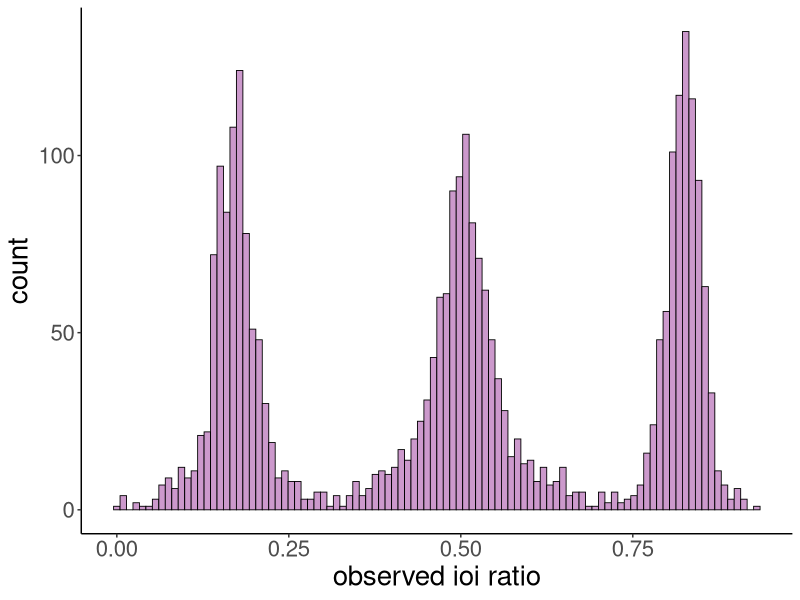
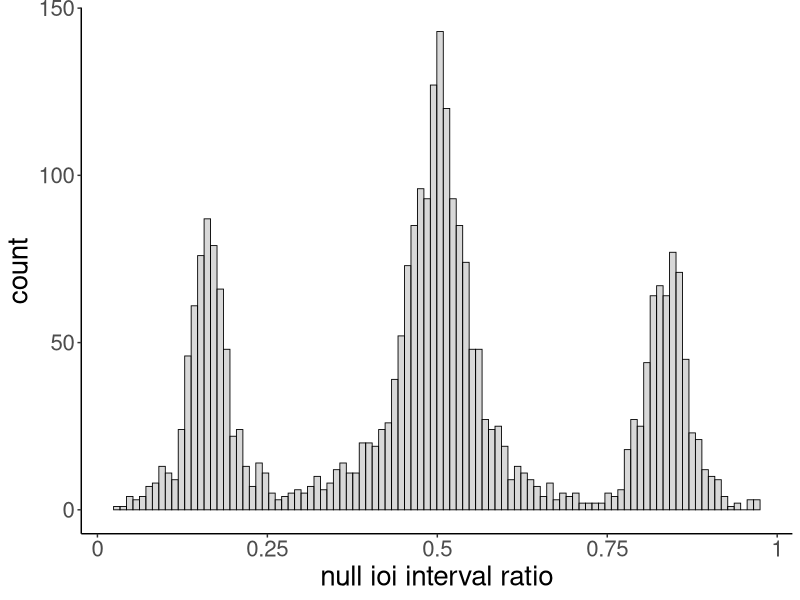
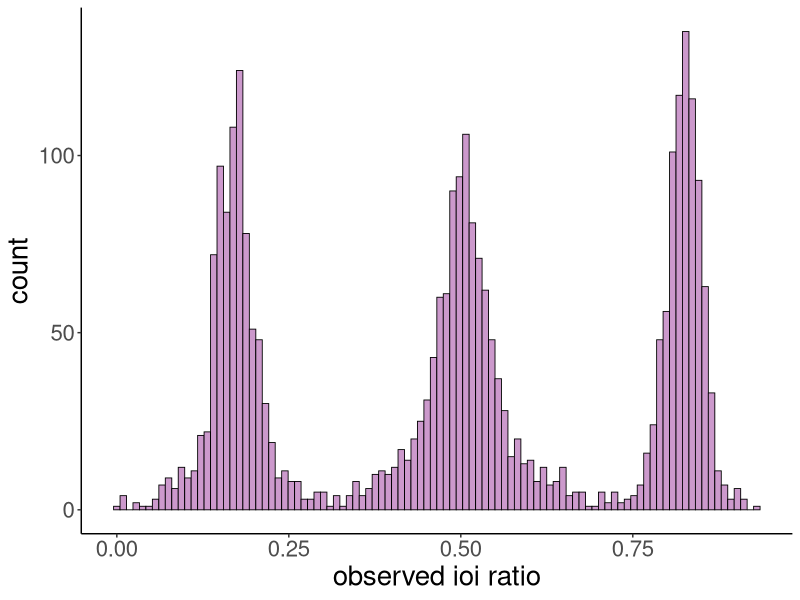
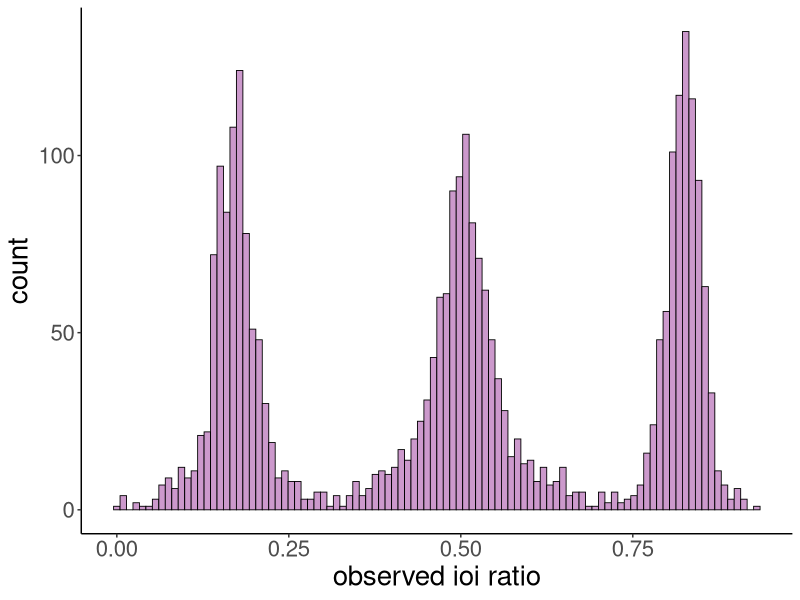
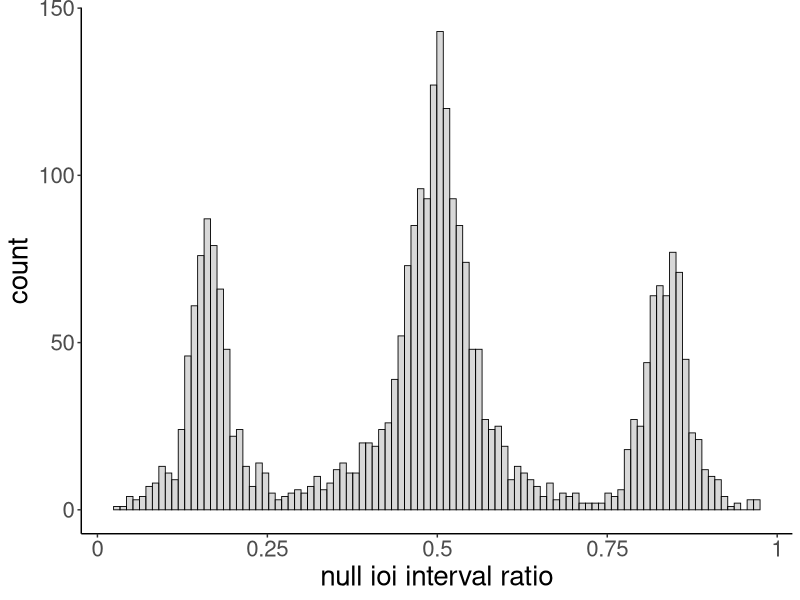
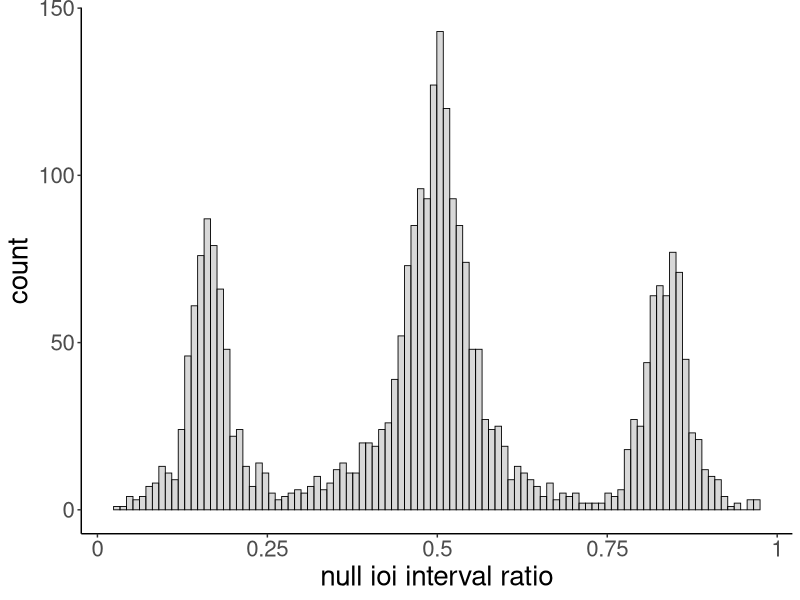
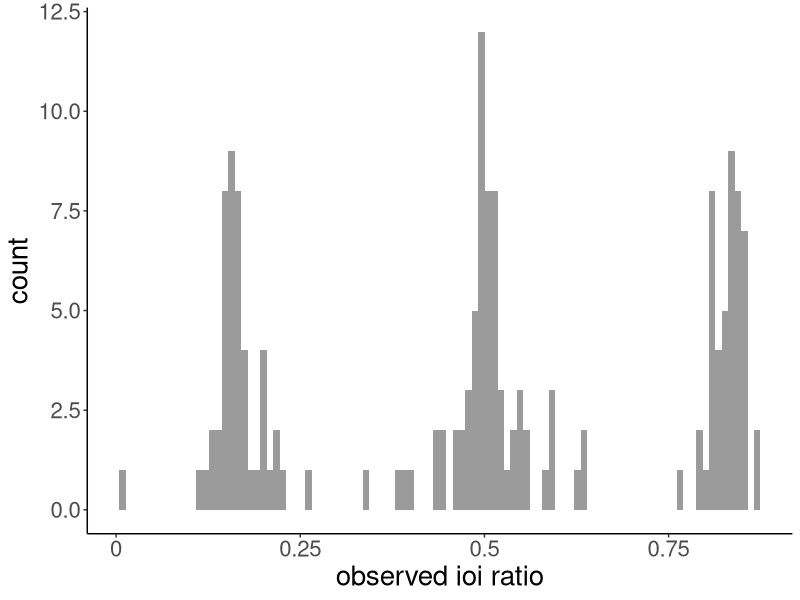
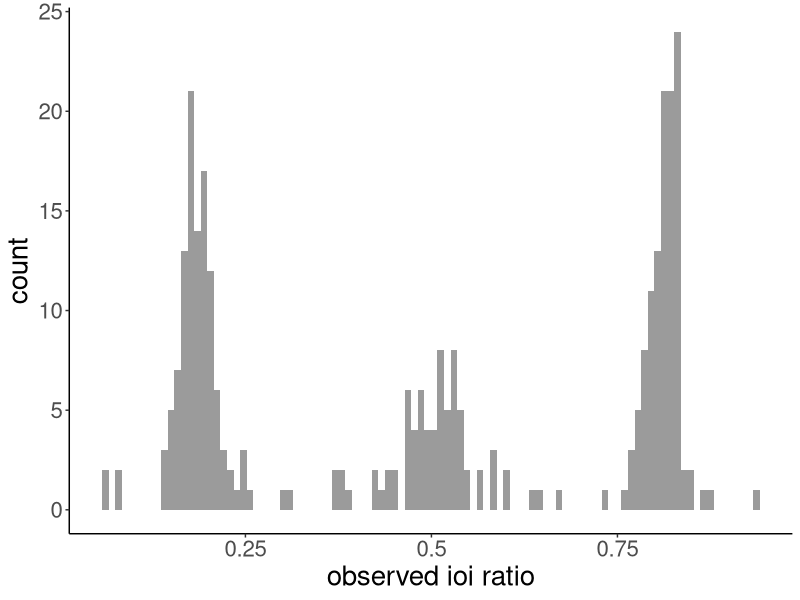

Reproduce these figures in R, in order. (Note: this script raises an error after producing the figures.)
################## B. pulchellus Timescales of Call Variability #################
#### author: M. Rodriguez-Santiago
#### last update: 7.8.2026
####
#### this script contains all calculations for call-level analyses
#### need only be called once and stored in environment
####
#### variables:
##   call_type_relabel: doublet (notes 1 and 2), squeak (note 3), solo (a singular note 1 and 2 not in doublet) 
##   call_period is difference in onsets between consec calls (regardless call type)
##   call_type: calls in calls (solo if only 1, two for 2 calls in calls, etc)
##   call_seq: sequence of call within the calls (0 = solo, 1 = first in calls, 2=second in calls, etc)
##   series_bin = # of calls within a series
##   series_seq_cat = within-series category where 
##     0: solo call
##     1: part of first call in series
##     50: part of mid call in series
##     100: part of last call in series
####
####
#
#### all packages needed for this script ####
##
library(dplyr)
library(tidyr)
library(flextable)
library(ggplot2)
library(tibble)
#
#
#### data ####
#
all_calls <- read.csv("./data/all_df_calls_final.csv")
colnames(all_calls) 

all_calls_bin <- all_calls %>%
  arrange(frogID, begin.time.s) %>%  # ensure calls are in time order
  group_by(frogID) %>%
  mutate(series_bin = case_when(series_type == "solo" ~ "solo", 
                                series_type == "two" ~ "two", 
                                series_type == "three" ~ "three",
                                series_type == "four" ~ "four+",
                                series_type == "five" ~ "four+"),
         series_seq_bin = case_when(series_seq =="0" ~ "0",
                                  series_seq =="1" ~ "1",
                                  series_seq == "2" ~ "2",
                                  series_seq == "3" ~ "3",
                                  series_seq == "4" ~ "4",
                                  series_seq == "5" ~ "4",
                                  series_seq == "6" ~ "4"),
         series_seq_cat = case_when(series_type == "solo" ~ "0", #solo call
                                  series_type == "two" & series_seq == "1" ~ "1", 
                                  series_type == "two" & series_seq == "2" ~ "100", 
                                  series_type == "three" & series_seq == "1" ~ "1", 
                                  series_type == "three" & series_seq == "2" ~ "50",
                                  series_type == "three" & series_seq == "3" ~ "100",
                                  series_type == "four" & series_seq == "1" ~ "1",
                                  series_type == "four" & series_seq == "2" ~ "50",
                                  series_type == "four" & series_seq == "3" ~ "50",
                                  series_type == "four" & series_seq == "4" ~ "100",
                                  series_type == "five" & series_seq == "1" ~ "1",
                                  series_type == "five" & series_seq == "2" ~ "50",
                                  series_type == "five" & series_seq == "3" ~ "50",
                                  series_type == "five" & series_seq == "4" ~ "50",
                                  series_type == "five" & series_seq == "5" ~ "100",
                                  series_type == "six" & series_seq == "1" ~ "1",
                                  series_type == "six" & series_seq == "2" ~ "50",
                                  series_type == "six" & series_seq == "3" ~ "50",
                                  series_type == "six" & series_seq == "4" ~ "50",
                                  series_type == "six" & series_seq == "5" ~ "50",
                                  series_type == "six" & series_seq == "6" ~ "100"),
         bout_mid = cumsum(lag(ICI, default = 0) > 5) + 1) %>%
  ungroup()

all_calls_bin$frogID<-as.factor(all_calls_bin$frogID)

call_ir <- all_calls_bin %>%
  group_by(frogID) %>%
  arrange(begin.time.s, .by_group = TRUE) %>% 
  mutate(int_ratio_ici = ICI / (ICI + lead(ICI)),
         int_ratio_ioi = call_period / (call_period + lead(call_period))) %>%
  filter(ICI<10) %>%
  ungroup()
#
#
#### call feature summary stats ####
#
# summary stats within bouts
avg_all_frog_bout <- all_calls_bin %>%
  filter(ICI<10) %>%
  group_by(frogID) %>%
  arrange(begin.time.s) %>%
  summarise(n_calls = n(),
            mean_dur = mean(call_type_dur, na.rm = TRUE),
            sd_dur = sd(call_type_dur, na.rm = TRUE),
            CVw_dur = sd_dur / mean_dur,
            mean_ici = mean(ICI, na.rm = TRUE),
            sd_ici = sd(ICI, na.rm = TRUE),
            CVw_ici = sd_ici/mean_ici,
            mean_ioi = mean(call_period, na.rm = TRUE),
            sd_ioi = sd(call_period, na.rm = TRUE),
            CVw_ioi = sd_ioi/mean_ioi) %>%
  mutate(frogID = as.factor(frogID))
# summary for between males
avg_all_bout <- all_calls_bin %>%
  filter(ICI<10) %>%
  summarise(n_calls = n(),
            mean_dur = mean(call_type_dur, na.rm = TRUE),
            sd_dur = sd(call_type_dur, na.rm = TRUE),
            CVb_dur = sd_dur / mean_dur,
            mean_ici = mean(ICI, na.rm = TRUE),
            sd_ici = sd(ICI, na.rm = TRUE),
            CVb_ici = sd_ici/mean_ici,
            mean_ioi = mean(call_period, na.rm = TRUE),
            sd_ioi = sd(call_period, na.rm = TRUE),
            CVb_ioi = sd_ioi/mean_ioi)
#
#### call interval ratio observed and null ####
#
## observed
# IR histogram
call_ir %>%
  filter(ICI<10) %>%
  ggplot(aes(x = int_ratio_ioi)) +
  geom_histogram(position = "identity", alpha = 1, bins = 100, color = "black", fill="#cc99cc", linewidth=0.3) +
  xlab("observed ioi ratio") +
  theme(panel.grid.major = element_blank(), 
        panel.grid.minor = element_blank(), 
        panel.background = element_blank(), 
        axis.line = element_line(colour = "black", size = .5),
        axis.title.y = element_text(size = 20),
        axis.title.x = element_text(size = 20),
        axis.text.x =  element_text(size = 16),
        axis.text.y = element_text(size = 16))
ggsave("./analysis/graphs/IRs/int_ratio_ioi_all_seq_cat_1_50.pdf", width=6, height=3.5, dpi = 300, limitsize = FALSE) 
ggsave("./analysis/graphs/IRs/int_ratio_ioi_all_seq_cat_1_50.svg", width=6, height=3.5, dpi = 300, limitsize = FALSE) 
#
#
## null ioi ratio 
#
ioi_pool <- split(call_ir$call_period, call_ir$frogID)
ioi_pool <- lapply(ioi_pool, function(v) v[is.finite(v) & !is.na(v) & v > 0])
# Calculate how many observed values each frog has
n_emp <- split(call_ir$int_ratio_ioi, call_ir$frogID)
n_emp_clean <- lapply(n_emp, function(x) x[is.finite(x) & !is.na(x)])
# For plotting: generate null matching observed size per frog
n_frogs <- length(ioi_pool)
obs_per_frog <- sapply(n_emp_clean, length)
total_obs <- sum(obs_per_frog)
set.seed(1)
# Generate null ratios matching the exact count per frog for PLOTTING
null_ioi_plot <- lapply(names(ioi_pool), function(fid) {
  n_samples <- obs_per_frog[fid]
  replicate(n_samples, { 
    x <- sample(ioi_pool[[fid]], 2, replace = TRUE)
    x 
  }, simplify = FALSE)  # Keep as list of vectors
})
names(null_ioi_plot) <- names(ioi_pool)

# Flatten properly
nulldist_IOI_plot <- tibble(
  frogID = rep(names(null_ioi_plot), times = sapply(null_ioi_plot, function(x) length(unlist(x)))),
  call_period = as.numeric(unlist(null_ioi_plot))) %>%
  filter(is.finite(call_period), !is.na(call_period)) %>%
  dplyr::group_by(frogID) %>%
  mutate(null_int_ratio = call_period / (call_period + lead(call_period))) %>%
  filter(row_number() %% 2 == 1) %>%
  dplyr::ungroup() %>%
  filter(is.finite(null_int_ratio), !is.na(null_int_ratio))
# Generate larger null pool for resampling tests (100,000 samples like the seal paper)
set.seed(1)
null_ioi_large <- lapply(ioi_pool, function(v) replicate(100000, { x <- sample(v, 2, replace = TRUE); x }))

nulldist_IOI_large <- tibble(
  frogID = rep(names(null_ioi_large), each = 2 * 100000), 
  call_period = as.numeric(unlist(null_ioi_large))) %>%
  filter(is.finite(call_period), !is.na(call_period)) %>%
  dplyr::group_by(frogID) %>%
  mutate(null_int_ratio = call_period / (call_period + lead(call_period))) %>%
  filter(row_number() %% 2 == 1) %>%
  dplyr::ungroup() %>%
  filter(is.finite(null_int_ratio), !is.na(null_int_ratio))

# 1,000 resampled KS tests (matching seal paper method)
set.seed(123)
observed_ratios_ioi <- call_ir %>%
  filter(is.finite(int_ratio_ioi), !is.na(int_ratio_ioi)) %>%
  pull(int_ratio_ioi)

n_obs <- length(observed_ratios_ioi)

ks_resampled_results <- replicate(1000, {
  resampled_null <- sample(nulldist_IOI_large$null_int_ratio, size = n_obs, replace = FALSE)
  ks_result <- suppressWarnings(ks.test(resampled_null, observed_ratios_ioi))
  c(D = ks_result$statistic, p = ks_result$p.value)
})
D_values <- ks_resampled_results[1,]
p_values <- ks_resampled_results[2,]
# Final statistics 
final_stats_ioi_resampled <- tibble(
  D_min = min(D_values),
  D_max = max(D_values),
  p_mean = mean(p_values),
  p_median = median(p_values))
print(final_stats_ioi_resampled)
#
# Plot null distribution (using matched-size null for equal y-axis)
nulldist_IOI_plot %>%
  ggplot(aes(x = null_int_ratio)) +
  geom_histogram(position = "identity", alpha = 0.6, bins = 100, color = "black", linewidth=0.3, fill="gray") +
  xlab("null ioi interval ratio") +
  scale_x_continuous(breaks = c(0, 0.25, 0.5, 0.75, 1),
                     labels = c("0", "0.25", "0.5", "0.75", "1")) +
  theme(panel.grid.major = element_blank(), 
        panel.grid.minor = element_blank(), 
        panel.background = element_blank(), 
        axis.line = element_line(colour = "black", size = .5),
        axis.title.y = element_text(size = 20),
        axis.title.x = element_text(size = 20),
        axis.text.x =  element_text(size = 16),
        axis.text.y = element_text(size = 16))
ggsave("./analysis/graphs/IRs/int_ioi_null.pdf", width=6, height=3.5, dpi = 300, limitsize = FALSE) 
ggsave("./analysis/graphs/IRs/int_ioi_null.svg", width=6, height=3.5, dpi = 300, limitsize = FALSE) 
##
#
#### call interval ratio within male ####
#
# ICI ratios
output_dir <- "./analysis/graphs/histograms/ratios/"
# Fixed histogram breaks for comparability
breaks_fixed <- seq(0, 10, length.out = 101)  # 100 bins
# Vertical line values per frogID
vline_values <- data.frame(
  frogID = c(1281, 1303, 1314, 1325, 1346, 1552, 1573, 1594, 1605, 1626, 
             1682, 1741, 1752, 1763, 1774, 1785, 1806, 1817),
  vline_x = c(0.41, 0.57, 0.57, 0.32, 0.44, 0.6, 0.64, 0.7, 0.38, 0.76,
              0.46, 0.36, 0.41, 0.4, 0.65, 0.41, 0.41, 0.36))
# Split data by frogID
all_groups <- call_ir %>%
  filter(!is.na(ICI), ICI < 10) %>%
  group_by(frogID) %>%
  group_split()
#
# IOI
# Compute maximum count across all males for consistent y-axis
max_count <- max(sapply(all_groups, function(df) {
  hist(df$int_ratio_ioi, breaks = breaks_fixed, plot = FALSE)$counts
}))

# Loop over each male
for (df in all_groups) {
  frog_id <- df$frogID[1]
  
  # Lookup the vertical line x-value
  vline_x <- vline_values$vline_x[vline_values$frogID == frog_id]
  
  p_hist <- ggplot(df, aes(x = int_ratio_ioi)) +
    geom_histogram(position = "identity", alpha = 0.6, bins = 100) +
    xlab("observed ioi ratio") +
    scale_x_continuous(breaks = c(0, 0.25, 0.5, 0.75, 1),
                       labels = c("0", "0.25", "0.5", "0.75", "1")) +
    theme(panel.grid.major = element_blank(), 
          panel.grid.minor = element_blank(), 
          panel.background = element_blank(), 
          axis.line = element_line(colour = "black", size = .5),
          axis.title.y = element_text(size = 20),
          axis.title.x = element_text(size = 20),
          axis.text.x =  element_text(size = 16),
          axis.text.y = element_text(size = 16))
  
  pdf_file <- paste0(output_dir, "hist_ratio_ioi_frog_", frog_id, ".pdf")
  ggsave(pdf_file, plot = p_hist, width = 7, height = 3.55, dpi = 300, limitsize = FALSE)
}
#
#### CV calcs: within and between males in bouts ####
#
# CVw in bouts
calls_cvw <- all_calls_bin  %>%
  group_by(frogID) %>%
  filter(ICI<10) %>%
  summarise(n = n(),
            callsdur.mean = mean(call_type_dur, na.rm = TRUE),
            callsdur.sd = sd(call_type_dur, na.rm = TRUE),
            callsdur.sem = sem(call_type_dur),
            callsdur.CVw = (callsdur.sd/callsdur.mean)*100,
            callsici.mean = mean(ICI, na.rm = TRUE),
            callsici.sd = sd(ICI, na.rm = TRUE),
            callsici.sem = sem(ICI),
            callsici.CVw = (callsici.sd/callsici.mean)*100,
            callsioi.mean = mean(call_period, na.rm = TRUE),
            callsioi.sd = sd(call_period, na.rm = TRUE),
            callsioi.sem = sem(call_period),
            callsioi.CVw = (callsioi.sd/callsioi.mean)*100)
calls_cvw_long <- calls_cvw %>%
  pivot_longer(cols = -c(frogID, n),
               names_to = c("feature", ".value"),
               names_pattern = "(.+)\\.(mean|sd|sem|CVw)$") %>%
  mutate(dynamics = case_when(CVw >= 12 ~ 'dynamic',
                              CVw >= 5 ~ 'intermediate',
                              CVw >= 0 ~ 'static'))

calls_cvb <- calls_cvw_long %>%
  group_by(feature) %>%
  summarize(n = n(),
            grand_mean = mean(mean, na.rm = TRUE),
            grand_sd = sd(mean, na.rm = TRUE),
            grand_sem = sem(mean),
            grand_CVw = mean(CVw, na.rm = TRUE),
            CVb = (grand_sd / grand_mean) * 100,
            .groups = "drop")
calls_cvb_label <- calls_cvb %>%
  mutate(dynamics_w = case_when(grand_CVw >= 12 ~ 'dynamic',
                                grand_CVw >= 5 ~ 'intermediate',
                                grand_CVw >= 0 ~ 'static'),
         dynamics_b = case_when(CVb >= 12 ~ 'dynamic',
                                CVb >= 5 ~ 'intermediate',
                                CVb >= 0 ~ 'static'),
         CV_ratio = CVb / grand_CVw)
#
#### CV tables: between and within males in bouts ####
#
# within
cvw_table_data_calls <- calls_cvw_long %>%
  filter(!is.na(CVw)) %>%
  arrange(frogID, CVw) %>%
  select(frogID, feature, n, mean, sd, sem, CVw)
cvw_ft_calls <- cvw_table_data_calls %>%
  flextable() %>%
  set_header_labels(frogID = "frog",
                    feature = "feature",
                    n = "N",
                    mean = "mean",
                    sd = "sd",
                    sem = "sem",
                    CVw = "CVw (%)") %>%
  colformat_double(j = c("mean", "sd", "CVw"),
                   digits = 2) %>%
  bg(i = ~ CVw >= 0 & CVw < 5,
     j = "CVw",
     bg = CVColors[1]) %>%
  bg(i = ~ CVw >= 5 & CVw < 12,
     j = "CVw",
     bg = CVColors[2]) %>%
  bg(i = ~ CVw >= 12,
     j = "CVw",
     bg = CVColors[3]) %>%
  bold(part = "header") %>%
  add_header_lines("Variation in Call Features in Bouts by Male") %>%
  bold(i = 1, part = "header") %>%
  align(align = "center", part = "all") %>%
  align(j = "feature", align = "left", part = "body") %>%
  autofit()
cvw_ft_calls
save_as_docx(cvw_ft_calls, path = "./analysis/graphs/tables/CVw_table_calls.docx")
#
#
# between
cvb_table_data_calls <- calls_cvb_label %>%
  select(feature, n, grand_mean, grand_sd, grand_CVw, CVb, CV_ratio)
cvb_ft_calls <- cvb_table_data_calls %>%
  flextable() %>%
  set_header_labels(feature = "feature",
                    n = "N",
                    grand_mean = "mean",
                    grand_sd = "sd",
                    grand_CVw = "mean CVw",
                    CVb = "CVb (%)",
                    CV_ratio = "CVb/CVw Ratio") %>%
  colformat_double(j = c("grand_mean", "grand_sd", "grand_CVw", "CVb", "CV_ratio"),
                   digits = 2) %>%
  bg(i = ~ CVb >= 0 & CVb < 5,
     j = "CVb",
     bg = CVColors[1]) %>%
  bg(i = ~ CVb >= 5 & CVb < 12,
     j = "CVb",
     bg = CVColors[2]) %>%
  bg(i = ~ CVb >= 12,
     j = "CVb",
     bg = CVColors[3]) %>%
  bold(part = "header") %>%
  add_header_lines("Variation in Call Features in Bouts") %>%
  bold(i = 1, part = "header") %>%
  align(align = "center", part = "all") %>%
  align(j = "feature", align = "left", part = "body") %>%
  autofit()
cvb_ft_calls
save_as_docx(cvb_ft_calls, path = "./analysis/graphs/tables/CVb_table_calls.docx")
#
#### CV calcs: within and between males in series ####
#
# within
calls_cvw_series <- all_calls_bin %>%
  group_by(frogID) %>%
  filter(ICI < 10, 
         series_seq_cat %in% c("1","50"),
         series_type %in% c("three", "four", "five")) %>%
  summarise(n = n(),
            callsdur.mean = mean(call_type_dur, na.rm = TRUE),
            callsdur.sd = sd(call_type_dur, na.rm = TRUE),
            callsdur.sem = sem(call_type_dur),
            callsdur.CVw = (callsdur.sd/callsdur.mean)*100,
            callsici.mean = mean(ICI, na.rm = TRUE),
            callsici.sd = sd(ICI, na.rm = TRUE),
            callsici.sem = sem(ICI),
            callsici.CVw = (callsici.sd/callsici.mean)*100,
            callsioi.mean = mean(call_period, na.rm = TRUE),
            callsioi.sd = sd(call_period, na.rm = TRUE),
            callsioi.sem = sem(call_period),
            callsioi.CVw = (callsioi.sd/callsioi.mean)*100,
            .groups = "drop")
calls_cvw_long_series <- calls_cvw_series %>%
  pivot_longer(cols = -c(frogID, n),
               names_to = c("feature", ".value"),
               names_pattern = "(.+)\\.(mean|sd|sem|CVw)$") %>%
  mutate(dynamics = case_when(CVw >= 12 ~ 'dynamic',
                              CVw >= 5 ~ 'intermediate',
                              CVw >= 0 ~ 'static'))
# between
calls_cvb_series <- calls_cvw_long_series %>%
  group_by(feature) %>%
  summarize(n = n(),
            grand_mean = mean(mean, na.rm = TRUE),
            grand_sd = sd(mean, na.rm = TRUE),
            grand_sem = sem(mean),
            grand_CVw = mean(CVw, na.rm = TRUE),
            CVb = (grand_sd / grand_mean) * 100,
            .groups = "drop")
calls_cvb_series_label <- calls_cvb_series %>%
  mutate(dynamics_w = case_when(grand_CVw >= 12 ~ 'dynamic',
                                grand_CVw >= 5 ~ 'intermediate',
                                grand_CVw >= 0 ~ 'static'),
         dynamics_b = case_when(CVb >= 12 ~ 'dynamic',
                                CVb >= 5 ~ 'intermediate',
                                CVb >= 0 ~ 'static'),
         CV_ratio = CVb / grand_CVw)
#
#### CV tables: between and within males in series ####
#
cvw_table_data_calls_series <- calls_cvw_long_series %>%
  filter(!is.na(CVw)) %>%
  arrange(frogID, CVw) %>%
  select(frogID, feature, n, mean, sd, sem, CVw)
cvw_ft_calls_series <- cvw_table_data_calls_series %>%
  flextable() %>%
  set_header_labels(frogID = "frog",
                    feature = "feature",
                    n = "N",
                    mean = "mean",
                    sd = "sd",
                    sem = "sem",
                    CVw = "CVw (%)") %>%
  colformat_double(j = c("mean", "sd", "CVw"),
                   digits = 2) %>%
  bg(i = ~ CVw >= 0 & CVw < 5,
     j = "CVw",
     bg = CVColors[1]) %>%
  bg(i = ~ CVw >= 5 & CVw < 12,
     j = "CVw",
     bg = CVColors[2]) %>%
  bg(i = ~ CVw >= 12,
     j = "CVw",
     bg = CVColors[3]) %>%
  bold(part = "header") %>%
  add_header_lines("Variation in Call Features by Male Within Series") %>%
  bold(i = 1, part = "header") %>%
  align(align = "center", part = "all") %>%
  align(j = "feature", align = "left", part = "body") %>%
  autofit()
cvw_ft_calls_series
save_as_docx(cvw_ft_calls_series, path = "./analysis/graphs/tables/CVw_table_calls_in_series.docx")

# between
cvb_table_data_calls_series <- calls_cvb_series_label %>%
  select(feature, n, grand_mean, grand_sd, grand_CVw, CVb, CV_ratio)
cvb_ft_calls_series <- cvb_table_data_calls_series %>%
  flextable() %>%
  set_header_labels(feature = "feature",
                    n = "N",
                    grand_mean = "mean",
                    grand_sd = "sd",
                    grand_CVw = "mean CVw",
                    CVb = "CVb (%)",
                    CV_ratio = "CVb/CVw Ratio") %>%
  colformat_double(j = c("grand_mean", "grand_sd", "grand_CVw", "CVb", "CV_ratio"),
                   digits = 2) %>%
  bg(i = ~ CVb >= 0 & CVb < 5,
     j = "CVb",
     bg = CVColors[1]) %>%
  bg(i = ~ CVb >= 5 & CVb < 12,
     j = "CVb",
     bg = CVColors[2]) %>%
  bg(i = ~ CVb >= 12,
     j = "CVb",
     bg = CVColors[3]) %>%
  bold(part = "header") %>%
  add_header_lines("Variation in Call Timing Features") %>%
  bold(i = 1, part = "header") %>%
  align(align = "center", part = "all") %>%
  align(j = "feature", align = "left", part = "body") %>%
  autofit()
cvb_ft_calls_series
save_as_docx(cvb_ft_calls_series, path = "./analysis/graphs/tables/CVb_table_calls_in_series.docx")
#
#### CV calcs: within and between males in series by seq order ####
#
calls_cvw_seq <- all_calls_bin %>%
  group_by(frogID, series_seq_cat) %>% #change group here to plot by seq_order or series duration
  filter(ICI < 10, 
         series_seq_cat %in% c("1","50"),
         series_type %in% c("three", "four", "five")) %>%
  summarise(n = n(),
            callsdur.mean = mean(call_type_dur, na.rm = TRUE),
            callsdur.sd = sd(call_type_dur, na.rm = TRUE),
            callsdur.sem = sem(call_type_dur),
            callsdur.CVw = (callsdur.sd/callsdur.mean)*100,
            callsici.mean = mean(ICI, na.rm = TRUE),
            callsici.sd = sd(ICI, na.rm = TRUE),
            callsici.sem = sem(ICI),
            callsici.CVw = (callsici.sd/callsici.mean)*100,
            callsioi.mean = mean(call_period, na.rm = TRUE),
            callsioi.sd = sd(call_period, na.rm = TRUE),
            callsioi.sem = sem(call_period),
            callsioi.CVw = (callsioi.sd/callsioi.mean)*100,
            .groups = "drop")
calls_cvw_seq_long <- calls_cvw_seq %>%
  pivot_longer(cols = -c(frogID, series_seq_cat, n),
               names_to = c("feature", ".value"),
               names_pattern = "(.+)\\.(mean|sd|sem|CVw)$") %>%
  mutate(dynamics = case_when(CVw >= 12 ~ 'dynamic',
                              CVw >= 5 ~ 'intermediate',
                              CVw >= 0 ~ 'static'))
# between
calls_cvb_seq <- calls_cvw_seq_long %>%
  group_by(series_seq_cat, feature) %>%
  summarize(n = n(),
            grand_mean = mean(mean, na.rm = TRUE),
            grand_sd = sd(mean, na.rm = TRUE),
            grand_sem = sem(mean),
            grand_CVw = mean(CVw, na.rm = TRUE),
            CVb = (grand_sd / grand_mean) * 100,
            .groups = "drop")
calls_cvb_seq_label <- calls_cvb_seq %>%
  mutate(dynamics_w = case_when(grand_CVw >= 12 ~ 'dynamic',
                                grand_CVw >= 5 ~ 'intermediate',
                                grand_CVw >= 0 ~ 'static'),
         dynamics_b = case_when(CVb >= 12 ~ 'dynamic',
                                CVb >= 5 ~ 'intermediate',
                                CVb >= 0 ~ 'static'),
         CV_ratio = CVb / grand_CVw)
#
#### CV tables: between and within males in series by seq order ####
#
cvw_table_data_calls_seq <- calls_cvw_seq_long %>%
  filter(!is.na(CVw)) %>%
  group_by(series_seq_cat) %>%
  arrange(frogID, CVw) %>%
  select(frogID, feature, n, mean, sd, sem, CVw)
cvw_ft_calls_seq <- cvw_table_data_calls_seq %>%
  flextable() %>%
  set_header_labels(series_seq_cat = "seq order",
                    frogID = "frog",
                    feature = "feature",
                    n = "N",
                    mean = "mean",
                    sd = "sd",
                    sem = "sem",
                    CVw = "CVw (%)") %>%
  colformat_double(j = c("mean", "sd", "CVw"),
                   digits = 2) %>%
  bg(i = ~ CVw >= 0 & CVw < 5,
     j = "CVw",
     bg = CVColors[1]) %>%
  bg(i = ~ CVw >= 5 & CVw < 12,
     j = "CVw",
     bg = CVColors[2]) %>%
  bg(i = ~ CVw >= 12,
     j = "CVw",
     bg = CVColors[3]) %>%
  bold(part = "header") %>%
  add_header_lines("Variation in Call Features by Male by Seq Within Series") %>%
  bold(i = 1, part = "header") %>%
  align(align = "center", part = "all") %>%
  align(j = "feature", align = "left", part = "body") %>%
  autofit()
cvw_ft_calls_seq
save_as_docx(cvw_ft_calls_seq, path = "./analysis/graphs/tables/CVw_table_calls_in_series_seq.docx")

# between
cvb_table_data_calls_seq <- calls_cvb_seq_label %>%
  group_by(series_seq_cat) %>%
  select(feature, n, grand_mean, grand_sd, grand_CVw, CVb, CV_ratio)
cvb_ft_calls_seq <- cvb_table_data_calls_seq %>%
  flextable() %>%
  set_header_labels(series_seq_cat = "seq order",
                    feature = "feature",
                    n = "N",
                    grand_mean = "mean",
                    grand_sd = "sd",
                    grand_CVw = "mean CVw",
                    CVb = "CVb (%)",
                    CV_ratio = "CVb/CVw Ratio") %>%
  colformat_double(j = c("grand_mean", "grand_sd", "grand_CVw", "CVb", "CV_ratio"),
                   digits = 2) %>%
  bg(i = ~ CVb >= 0 & CVb < 5,
     j = "CVb",
     bg = CVColors[1]) %>%
  bg(i = ~ CVb >= 5 & CVb < 12,
     j = "CVb",
     bg = CVColors[2]) %>%
  bg(i = ~ CVb >= 12,
     j = "CVb",
     bg = CVColors[3]) %>%
  bold(part = "header") %>%
  add_header_lines("Variation in Call Features by Seq Within Series") %>%
  bold(i = 1, part = "header") %>%
  align(align = "center", part = "all") %>%
  align(j = "feature", align = "left", part = "body") %>%
  autofit()
cvb_ft_calls_seq
save_as_docx(cvb_ft_calls_seq, path = "./analysis/graphs/tables/CVb_table_calls_in_series_seq.docx")
#
